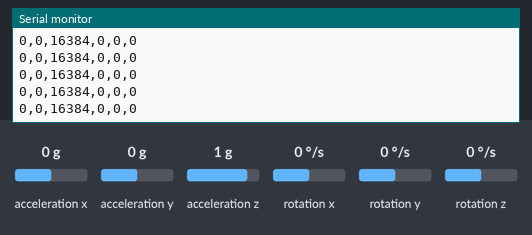
A sketch run on a simulated Arduino Uno, built with avr-gcc and run on an emulated ATmega328P. On the bench: the last lines printed to the serial monitor. The test bench sets the inputs (shaded band); at power-on: acceleration x 0 g, acceleration z 1 g, acceleration y 0 g, rotation x 0 °/s, rotation y 0 °/s, rotation z 0 °/s.

Above: at 1.2 s.
1.3 s: acceleration x set to -1.4 g
At 2.2 s:
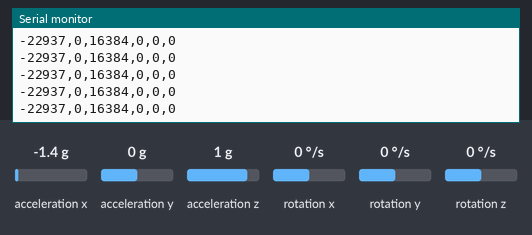
4.3 s: acceleration z set to -1.4 g
At 4.9 s:
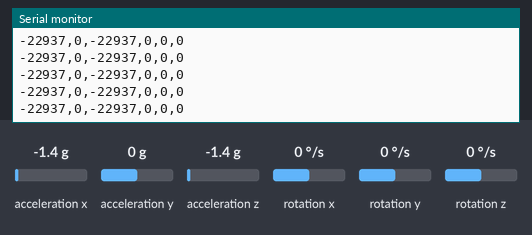
7.3 s: acceleration y set to 0.8 g
At 8.4 s:
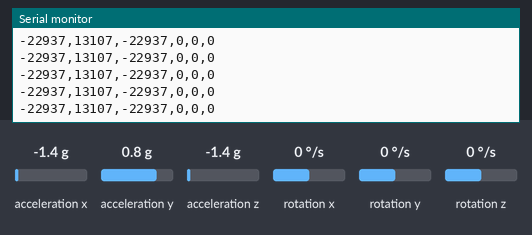
10.3 s: rotation x set to 100 °/s
At 11.3 s:
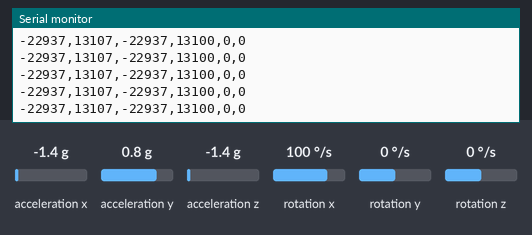
13.3 s: acceleration x set to 0.8 g
At 14.0 s:
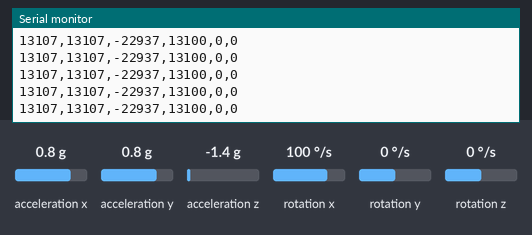
Timing chart, 0 to 16.3 s (numbered marks = the images above; inputs shaded):
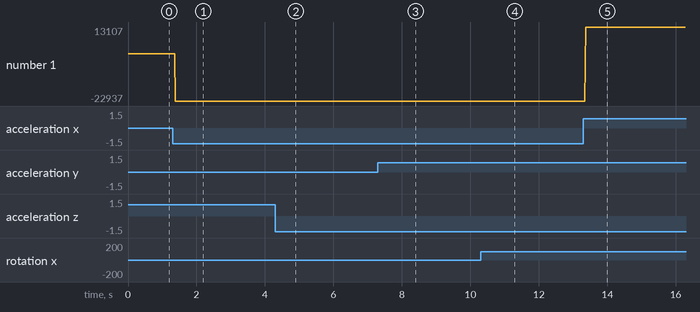

The sketch:

Gestos_arduino.ino
```cpp
#include "I2Cdev.h"
#include "MPU6050.h"
#include "Wire.h"

MPU6050 sensor;

int ax, ay, az;
int gx, gy, gz;

void setup(){
  Serial.begin(9600);
  Wire.begin();
  sensor.initialize();
  sensor.setXAccelOffset(-771);
  sensor.setYAccelOffset(2587);
  sensor.setZAccelOffset(1479);
  sensor.setXGyroOffset(36);
  sensor.setYGyroOffset(-80);
  sensor.setZGyroOffset(5);
}

void loop(){
  sensor.getAcceleration(&ax, &ay, &az);
  sensor.getRotation(&gx, &gy, &gz);
  Serial.print(ax); Serial.print(',');
  Serial.print(ay); Serial.print(',');
  Serial.print(az); Serial.print(',');
  Serial.print(gx); Serial.print(',');
  Serial.print(gy); Serial.print(',');
  Serial.print(gz); Serial.println();
}
```

Measured:
- after the input at 1.3 s, the serial monitor: prints a new line after 0.08 s (image 1)
- after the input at 4.3 s, the serial monitor: prints a new line after 0.08 s (image 2)
- after the input at 7.3 s, the serial monitor: prints a new line after 0.07 s (image 3)
- after the input at 10.3 s, the serial monitor: prints a new line after 0.08 s (image 4)
- after the input at 13.3 s, the serial monitor: prints a new line after 0.07 s (image 5)
- plotted number 1: 0 → -22937 after the input at 1.3 s
